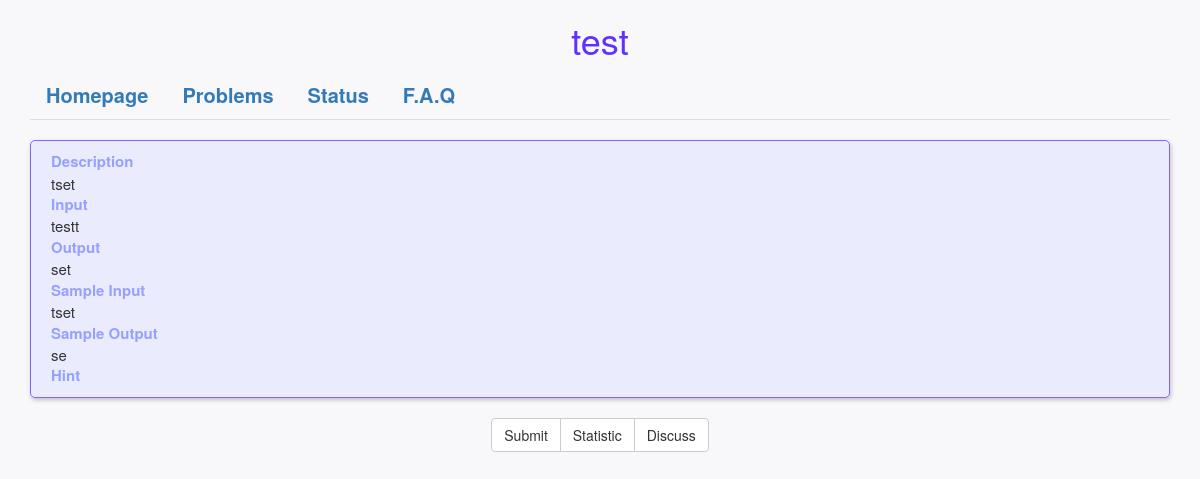
Screenshot of /problems/3 with the database file from the repository.
### App/models.py (models this page shows, shortened)
class Problem(db.Model):
    id = db.Column(db.Integer, primary_key = True, unique = True)
    title = db.Column(db.String(300))
    description = db.Column(db.String(9999))
    pbinput = db.Column(db.String(9999))
    pboutput = db.Column(db.String(9999))
    sinput = db.Column(db.String(9999))
    soutput = db.Column(db.String(9999))
    hint = db.Column(db.String(9999))
    ratio = db.Column(db.Float, default = 0.0)
    accnt = db.Column(db.Integer, default = 0)
    submitcnt = db.Column(db.Integer, default = 0)
    timelmt = db.Column(db.Integer)
    memorylmt = db.Column(db.Integer)
    visible = db.Column(db.Boolean)

### App/view.py (the view)
@app.route('/problems/<problemid>')
def Showprb(problemid):
  problem = Problem.query.get(problemid)
  return render_template('prbbase.html', problem = problem)

### App/view.py (called while the page is built)
@app.before_request
def before_request():
  g.user = current_user
  if g.user.is_authenticated():
    g.url = url_for('Profile', userid = g.user.userid)
  info = Info.query.order_by(Info.id.desc()).first()
  g.info = info.contents

### App/templates/prbbase.html (shortened to what this page needs)
<!DOCTYPE html>
<html>
	<head>
		<link href = "../static/css/main.css" rel = "stylesheet">
		<link rel="stylesheet" href="../static/css/bootstrap.css">
	</head>
	<body id="problem">
		<div class="container" >
			<center><h1> {{ problem.title }} </h1> </center>
			<div class = "nav" id="problem">
	            <ul class = "nav nav-tabs">
	                <li> <a href = "/"> Homepage </a> </li>
	                <li> <a href = {{ url_for("Problems")}}> Problems </a> </li>
	                <li> <a href = {{ url_for("Status")}}> Status </a> </li>
	                <li> <a href = "/FAQ/"> F.A.Q </a> </li>
	            </ul>
	    	</div>
			<div id="jumbotron">
				    <dl id = "problem">
					  <dt> Description </dt>
					  <dd> {{ problem.description }} </dd>
					  <dt> Input </dt>
					  <dd> {{ problem.pbinput }} </dd>
					  <dt> Output </dt>
					  <dd> {{ problem.pboutput }} </dd>
					  <dt> Sample Input </dt>
					  <dd> {{ problem.sinput }} </dd>
					  <dt> Sample Output </dt>
					  <dd> {{ problem.soutput }} </dd>
					  <dt> Hint </dt>
					</dl>
			</div>
			<center>
				<div class="btn-group" role="group" id = "submit">
					<a href= {{ url_for('Submits', problemid = problem.id) }} class="btn btn-default" role="button"> Submit </a>
					<a href= "/status/"class="btn btn-default" role="button"> Statistic </a>
					<a  class="btn btn-default" role="button" href= "{{ url_for('Discuss', pbid = problem.id) }}"> Discuss </a>
				</div>
			</center>
		</div>
	</body>
</html>

### App/static/css/main.css (style rules this page uses)
.nav { font-weight: bold; }
.nav-tabs { font-size: 20px; }
#jumbotron { margin-top: 20px; }
#problem { font-size: 15px; background-color: rgb(248,248,250); }
#problem h1 { color: rgb(97,48,255); }
#problem dl { background-color:rgba(226,229,255,0.6); padding: 10px 20px; border-radius: 5px; border:3px solid; border-width: 1px; border-color: rgb(136,99,255); box-shadow: 1px 2px 4px rgba(46,59,78, 0.3), 0 2px rgba(255,255,255, 0.06); text-align: left; }
#problem dt { color:rgb(150,160,255); }

### rows the page displays
Problem: title "test", description "tset", pbinput "testt", pboutput "set", sinput "tset", soutput "se"
